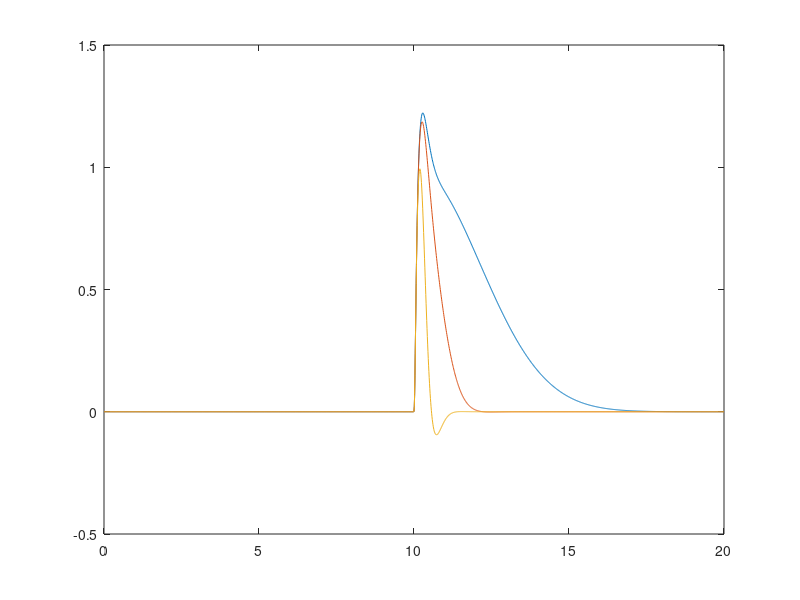

Recreate this plot in MATLAB.
M1 = 400;
M2 = 40;
K1 = 17500;
K2 = 200000;
B1 = 4500;
B2 = 0;

H = [1 0 0 0];
PHI = [0
    K2];
PSI = [0
    B2];
I = [1 0
    0 1];
M = [M1 0
    0 M2];
K = [K1 -K1
    -K1 K1+K2];
B = [B1 -B1
    -B1 B1+B2];

zeri= [0 0
    0 0];

zeri2 = [0 
     0];

F = [zeri I
    -inv(M)*K -inv(M)*B];

G1 = [0
      0
    M\PHI];

G2 = F*[0
    0
    M\PSI];

G = G1 + G2;

P = tf(ss(F,G,H,0));

%%

t= 0:0.01:20;
t0 = 10;

sigma = 3;
u1 = exp(-((t-t0).^2)/sigma^2);
sigma = 1;
u2 = exp(-(t-t0).^2/sigma^2);
sigma = .3;
u3 = exp(-(t-t0).^2/sigma^2);

for i=1:1:1000 
    u1(i) = 0;
    u2(i) = 0;
    u3(i) = 0;
end

y1 = lsim(P,u1,t);
y2 = lsim(P,u2,t);
y3 = lsim(P,u3,t);

plot(t, y1)
hold on
plot(t, y2)
hold on
plot(t, y3)
hold off